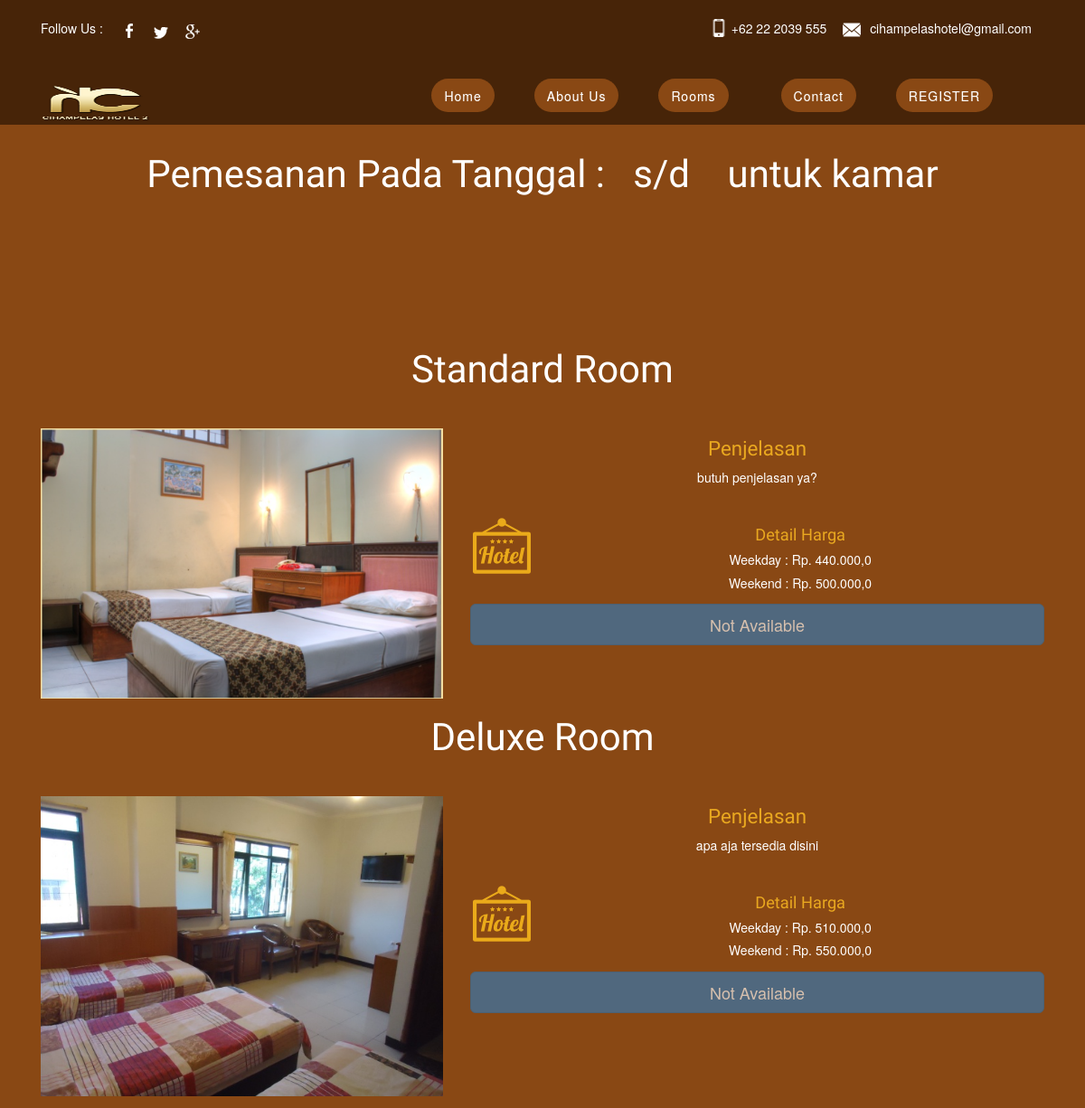
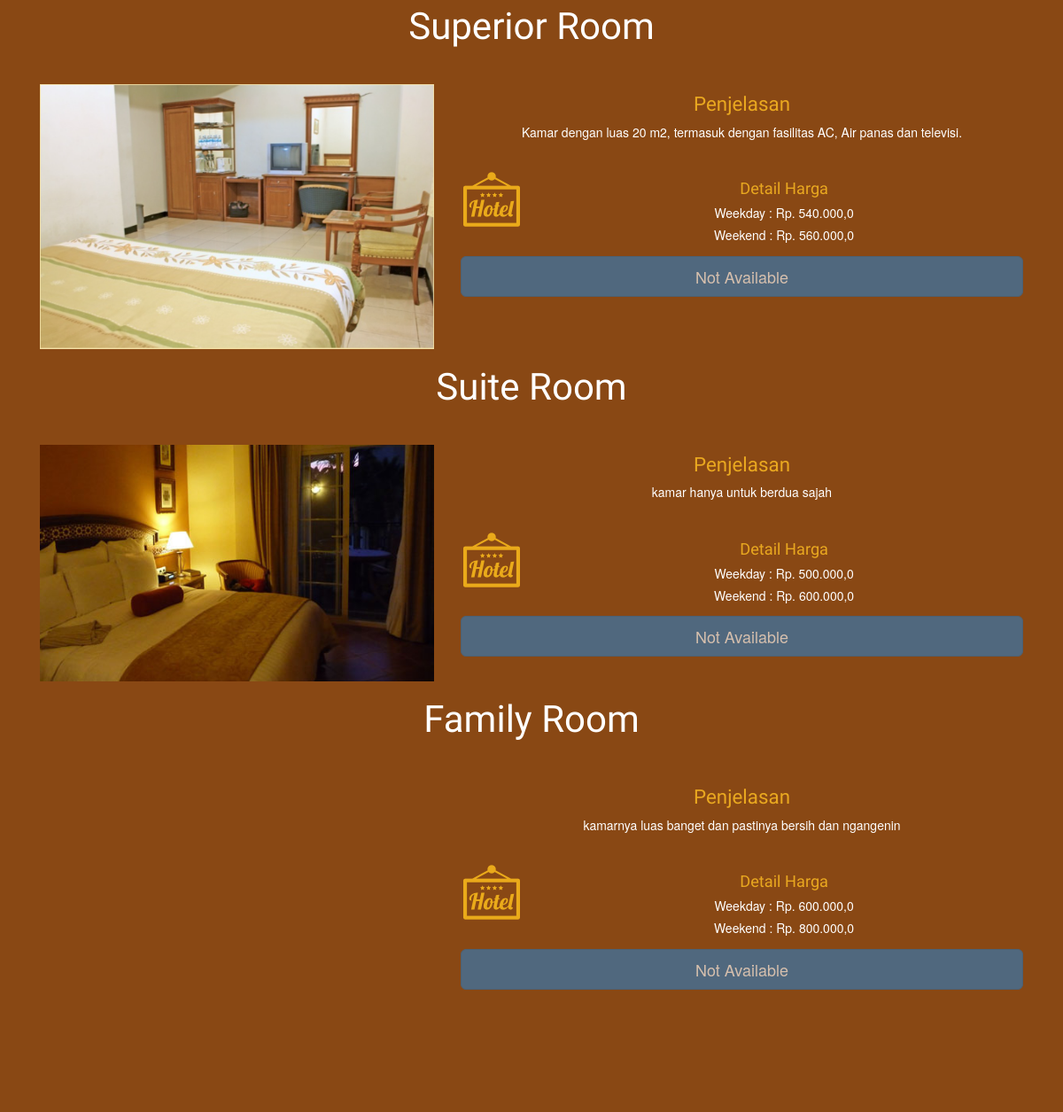
The page /index.php/main/rooms (upper part) on the database as committed earlier (2 pictures, top to bottom).
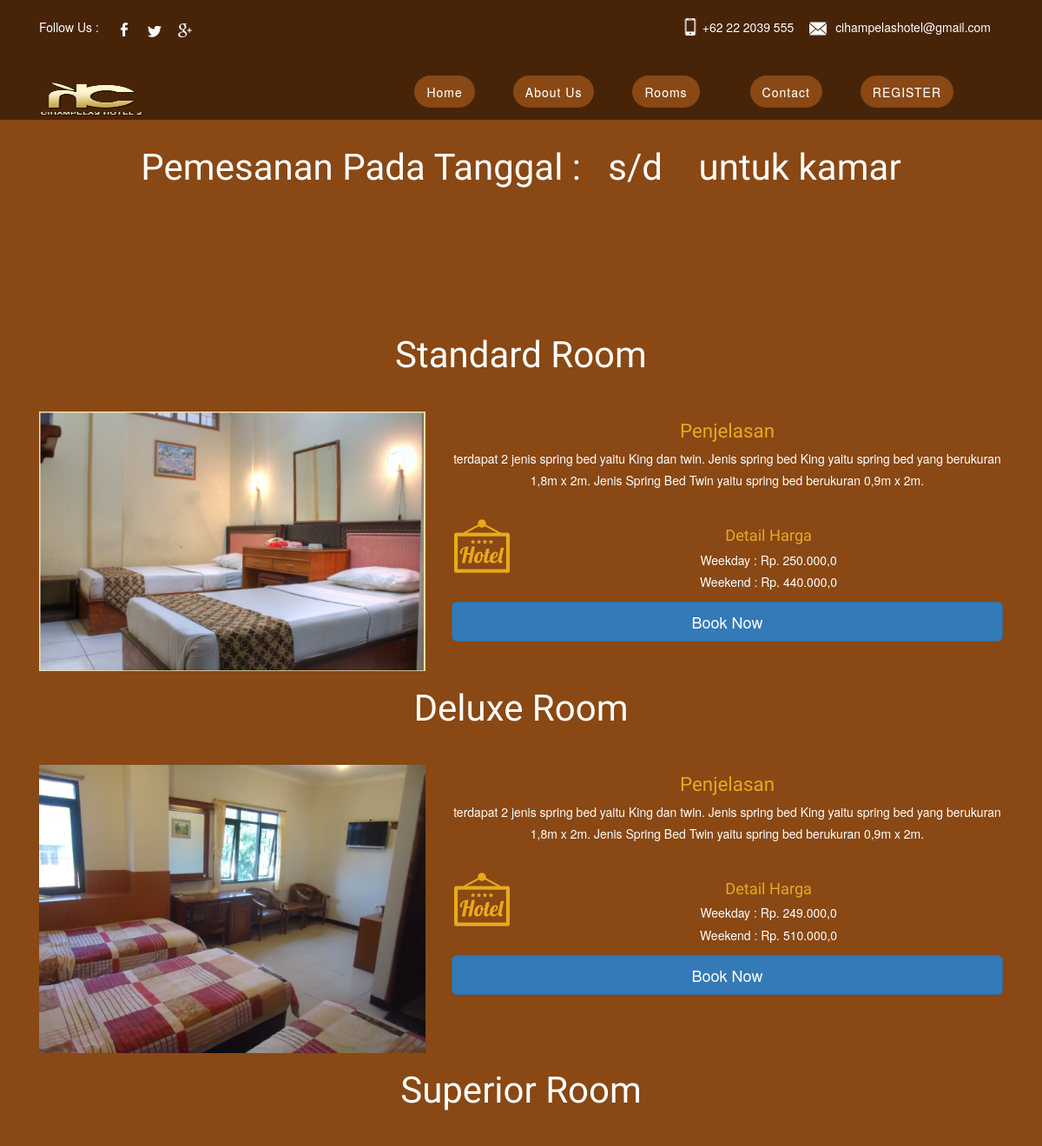
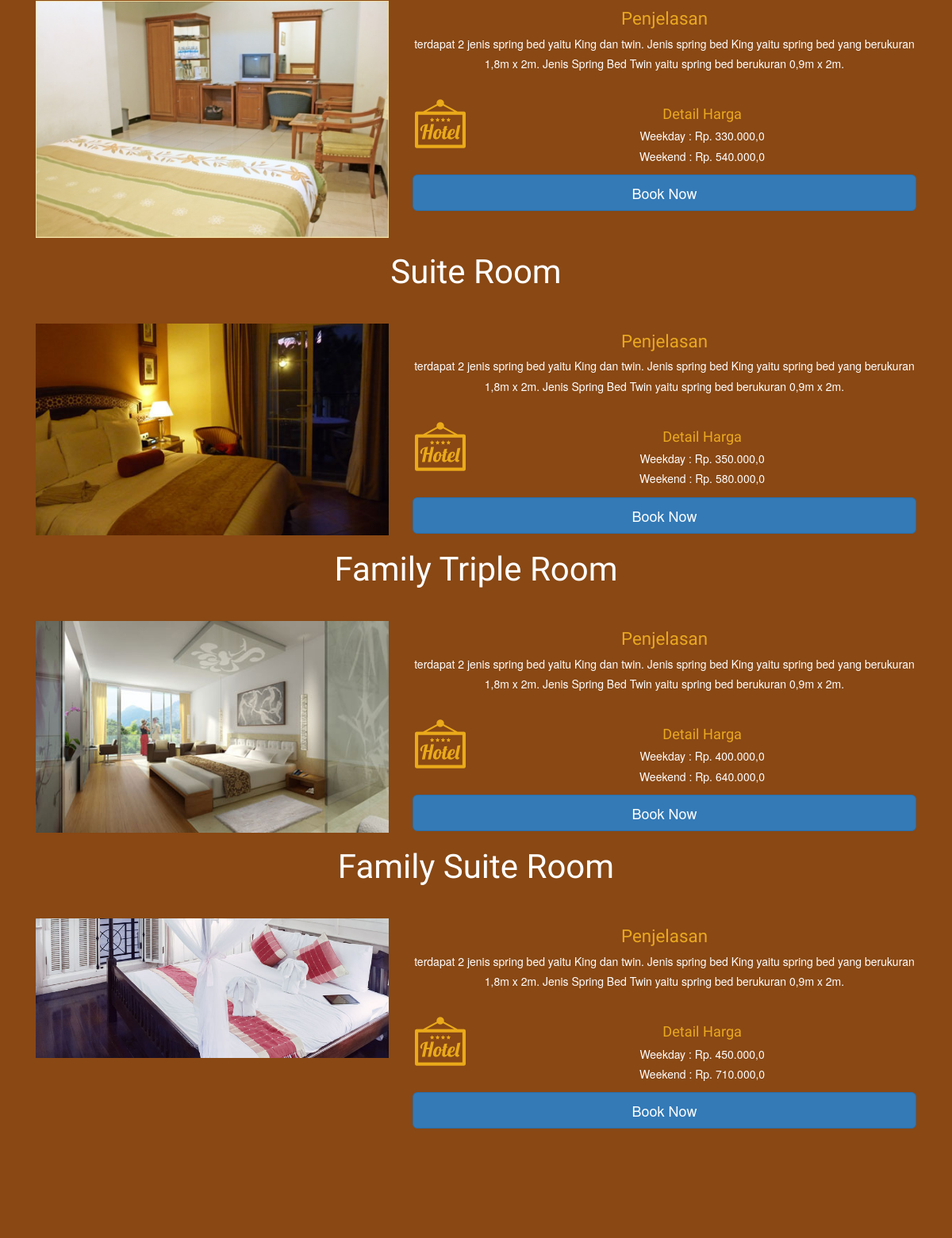
The same page on the database as committed later (2 pictures, top to bottom).
### tables this page shows
CREATE TABLE `tipe_kamar` (
  `id_tipe_kamar` int(5) NOT NULL,
  `nama_kamar` varchar(100) NOT NULL,
  `harga_kamar_weekday` int(10) NOT NULL,
  `harga_kamar_weekend` int(11) NOT NULL,
  `penjelasan` varchar(500) NOT NULL,
  `jumlah` int(5) NOT NULL
);

### application/controllers/main.php (called while the page is built, shortened)
<?php
class Main extends CI_Controller {
	public function rooms(){
		$this->load->model('m_dashboard');
		$this->load->view('main/header');
		$data['tglIn'] = $this->input->post('tanggalIn');
		$data['tglOut'] = $this->input->post('tanggalOut');
		$data['kamar'] = $this->input->post('kamar');
		$data['available'] = $this->m_dashboard->tampil_dataKamar()->result();
		$this->load->view('rooms',$data);
		$this->load->view('main/footer');
	}
}

### index.php (called while the page is built, shortened)
<?php
require_once BASEPATH.'core/CodeIgniter.php';

### application/models/m_dashboard.php (called while the page is built, shortened)
<?php
class m_dashboard extends CI_Model{
    public function tampil_dataKamar(){
        return $this->db->get('tipe_kamar');
    }
}
?>

### application/views/rooms.php (the view, shortened to what this page needs)
<div class="leaves">
	<div class="container">
		<div class="leaves-main wow zoomIn" data-wow-delay="0.3s">
			<h1>Pemesanan Pada Tanggal : <?php echo $tglIn; ?>&nbsp s/d &nbsp<?php echo $tglOut; ?>&nbsp untuk <?php echo $kamar; ?> kamar</h1>
		</div>
	</div>
</div>
<div class="leaves">
	<div class="container">
		<?php
		$no=0;
		foreach($available as $a){
		?>
		<?php if(isset($_SESSION['logged_in']))
		{ ?>
		<form action="<?php echo base_url()?>index.php/wizard" method="post">
		<?php } else {
		?>
		<form action="<?php echo base_url()?>index.php/login" method="post">
		<?php
		} ?>
		<div class="about-main">
			<div class="about-top">
				<h1><?php echo $a->nama_kamar; ?> Room</h1>
			</div>
			<div class="about-bottom">
				<div class="col-md-5 about-left wow bounceInLeft" data-wow-delay="0.3s">
					<img src="<?php echo base_url()?>assets/images/<?php echo $a->nama_kamar; ?>.png" alt="" class="img-responsive">
				</div>
				<div class="col-md-7 about-right wow bounceInRight" data-wow-delay="0.3s">
					<h4>Penjelasan</h4>
					<p><?php echo $a->penjelasan; ?></p>
				    <div class="about-list">
					  	<div class="about-img">
					  		 <span class="abou-icon2"> </span>
					  	</div>
					  	<div class="about-text">
					  		<h5>Detail Harga</h5>
					  		<p>Weekday : Rp. <?php echo number_format($a->harga_kamar_weekday, 1, ",", "."); ?> <br>
					  		   Weekend : Rp. <?php echo number_format($a->harga_kamar_weekend, 1, ",", "."); ?> </p>
					  	</div>
					  	 <div class="clearfix"> </div>
				   </div>
				   <?php
				   $no=$no+1;
                                        $this->db->select('id_kamar');
                                        $this->db->from('kamar');
                                        $this->db->where('id_tipe_kamar',$no);
                                        $this->db->where('status','kosong');
                                        $hasil = $this->db->count_all_results();
                    if ($hasil>=1) {
                    	?>
                    	<button type="Submit" class="btn btn-block btn-primary btn-lg">Book Now</button>
                    	<?php
                    }else{
                    	?>
                    	<button type="Submit" disabled="" class="btn btn-block btn-primary btn-lg">Not Available</button>
                    	<?php
                    }
                                      ?>
				   </div>
				</div>
			  <div class="clearfix"> </div>
			</div>
		</form>
		<?php } ?>
		</div>
	</div>
		<link rel="stylesheet" href="css/chocolat.css" type="text/css" media="screen" charset="utf-8">

### application/views/main/header.php (shortened to what this page needs)
<!doctype html>
<html lang="en" class="no-js">
<head>
	<link rel="stylesheet" href="<?php echo base_url()?>assets/css/reset.css">
	<link rel="stylesheet" href="<?php echo base_url()?>assets/css/modals.css">
	<link href="<?php echo base_url()?>assets/css/bootstrap.css" rel="stylesheet" type="text/css" media="all">
<link href="<?php echo base_url()?>assets/css/style.css" rel="stylesheet" type="text/css" media="all"/>
<link href="<?php echo base_url()?>assets/css/style1.css" rel="stylesheet" type="text/css" media="all" />
  <link rel="stylesheet" href="https://cdnjs.cloudflare.com/ajax/libs/ionicons/2.0.1/css/ionicons.min.css">
  <link rel="stylesheet" href="<?php echo base_url()?>assets/bootstrap/css/bootstrap.min.css"/>
  <link rel="stylesheet" href="<?php echo base_url()?>assets/datepicker/css/bootstrap-datepicker3.css"/>
  <link rel="stylesheet" href="<?php echo base_url()?>plugins/daterangepicker/daterangepicker.css">
  <link rel="stylesheet" href="<?php echo base_url()?>plugins/datepicker/datepicker3.css">
  <link rel="stylesheet" href="<?php echo base_url()?>plugins/iCheck/all.css">
  <link rel="stylesheet" href="<?php echo base_url()?>plugins/colorpicker/bootstrap-colorpicker.min.css">
  <link rel="stylesheet" href="<?php echo base_url()?>plugins/timepicker/bootstrap-timepicker.min.css">
  <link rel="stylesheet" href="<?php echo base_url()?>plugins/select2/select2.min.css">
		<link href="<?php echo base_url()?>assets/css/animate.css" rel="stylesheet" type="text/css" media="all">
</head>
<body>
	<header role="banner">
<div class="top-header">
	<div class="container">
		<div class="top-header-main">
			<div class="col-md-4 top-social wow bounceInLeft" data-wow-delay="0.3s">
			    <ul>
			    	<li><h5>Follow Us :</h5></li>
			    	<li><a href="#"><span class="fb"> </span></a></li>
			    	<li><a href="#"><span class="tw"> </span></a></li>
			    	<li><a href="#"><span class="gmail"> </span></a></li>
			    </ul>
			</div>
			<div class="col-md-8 header-address wow bounceInRight" data-wow-delay="0.3s">
				<ul>
					<li><span class="phone"> </span> <h6>+62 22 2039 555 </h6></li>
					<li><span class="email"> </span><h6><a href="mailto:info@example.com">cihampelashotel@gmail.com</a></h6></li>
				</ul>
			</div>
		  <div class="clearfix"> </div>
		</div>
	</div>
</div>
<div class="top-header">
	<div class="container">
		<div class="top-header-main">
			<div class="navbar-header">
			              <div class="logo wow slideInLeft" data-wow-delay="0.3s">
			                    <a class="navbar-brand" href="<?php echo base_url()?>"><img src="<?php echo base_url()?>assets/images/Ch2.png" width="150" height="60" /></a>
			              </div>
			          </div>
		<nav class="main-nav" id="cl-effect-16">
			<ul class="nav navbar-nav">
				<li><a class="cd-signup" href="<?php echo base_url()?>" data-hover="Home">Home</a></li>
				<li><a class="cd-signup" href="<?php echo base_url()?>index.php/fasilities" data-hover="Fasilities">About Us</a></li>
        <li><a class="cd-signup" href="<?php echo base_url()?>index.php/rooms" data-hover="Rooms">Rooms</a></li>
				<li><a class="cd-signup" href="<?php echo base_url()?>index.php/contact" data-hover="Contact">Contact</a></li>
				<?php if(isset($_SESSION['logged_in']))
				{ ?>
					<li><a class="cd-signup" href="<?php echo base_url()?>index.php/dashboard/logOut" data-hover="LOGOUT">LOGOUT</a></li>
				<?php }else{ ?>
				<li><a class="cd-signup" href="<?php echo base_url()?>index.php/login" data-hover="REGISTER">REGISTER</a></li>
				<?php } ?>
			</ul>
		</nav>
	</div>
</div>
</div>
	</header>

### application/views/main/footer.php (shortened to what this page needs)
<div class="footer">
</div>
</body>
</html>

### assets/css/modals.css (style rules this page uses)
html * { -webkit-font-smoothing: antialiased; -moz-osx-font-smoothing: grayscale; }
*, *:after, *:before { -webkit-box-sizing: border-box; -moz-box-sizing: border-box; box-sizing: border-box; }
body { font-size: 100%; font-family: "PT Sans", sans-serif; color: #505260; background-color: white; }
a { color: #2f889a; text-decoration: none; }
img { max-width: 100%; }
header[role=banner] { position: relative; height: 50px; background: #343642; }
header[role=banner]::after { content: ''; display: table; clear: both; }
@media only screen and (min-width: 768px) { header[role=banner] { height: 80px; } }
.main-nav { float: right; margin-right: 5%; width: 44px; height: 100%; background: url("../img/cd-icon-menu.svg") no-repeat center center; cursor: pointer; }
.main-nav ul { position: absolute; top: 0; left: 0; width: 100%; -webkit-transform: translateY(-100%); -moz-transform: translateY(-100%); -ms-transform: translateY(-100%); -o-transform: translateY(-100%); transform: translateY(-100%); }
.main-nav a { display: block; height: 50px; line-height: 50px; padding-left: 5%; background: #292a34; border-top: 1px solid #3b3d4b; color: #FFF; }
@media only screen and (min-width: 768px) { .main-nav { width: auto; height: auto; background: none; cursor: auto; } }
@media only screen and (min-width: 768px) { .main-nav ul { position: static; width: auto; -webkit-transform: translateY(0); -moz-transform: translateY(0); -ms-transform: translateY(0); -o-transform: translateY(0); transform: translateY(0); line-height: 80px; } }
@media only screen and (min-width: 768px) { .main-nav li { display: inline-block; margin-left: 1em; } }
@media only screen and (min-width: 768px) { .main-nav li:nth-last-child(2) { margin-left: 2em; } }
@media only screen and (min-width: 768px) { .main-nav a { display: inline-block; height: auto; line-height: normal; background: transparent; } }
@media only screen and (min-width: 768px) { .main-nav a.cd-signin, .main-nav a.cd-signup { padding: .6em 1em; border: 1px solid rgba(137, 72, 20, 0.6); border-radius: 50em; } }
@media only screen and (min-width: 768px) { .main-nav a.cd-signup { background: #894814; border: none; } }

### assets/css/chocolat.css (style rules this page uses)
body { margin:0; padding:0; }

Rows that differ between the two databases and show on the page:
changed tipe_kamar "Standard": penjelasan "butuh penjelasan ya?" → "terdapat 2 jenis spring bed yaitu King dan twin. Jenis spring bed King yaitu spring bed yang berukuran 1,8m x 2m. Jenis Spring Bed Twin yaitu spring bed berukuran 0,9m x 2m."; harga_kamar_weekday "440.000,0" → "250.000,0"; harga_kamar_weekend "500.000,0" → "440.000,0"; text "Not Available" → "Book Now"
changed tipe_kamar "Deluxe": penjelasan "apa aja tersedia disini" → "terdapat 2 jenis spring bed yaitu King dan twin. Jenis spring bed King yaitu spring bed yang berukuran 1,8m x 2m. Jenis Spring Bed Twin yaitu spring bed berukuran 0,9m x 2m."; harga_kamar_weekday "510.000,0" → "249.000,0"; harga_kamar_weekend "550.000,0" → "510.000,0"; text "Not Available" → "Book Now"
changed tipe_kamar "Superior": penjelasan "Kamar dengan luas 20 m2, termasuk dengan fasilitas AC, Air panas dan televisi." → "terdapat 2 jenis spring bed yaitu King dan twin. Jenis spring bed King yaitu spring bed yang berukuran 1,8m x 2m. Jenis Spring Bed Twin yaitu spring bed berukuran 0,9m x 2m."; harga_kamar_weekday "540.000,0" → "330.000,0"; harga_kamar_weekend "560.000,0" → "540.000,0"; text "Not Available" → "Book Now"
changed tipe_kamar "Suite": penjelasan "kamar hanya untuk berdua sajah" → "terdapat 2 jenis spring bed yaitu King dan twin. Jenis spring bed King yaitu spring bed yang berukuran 1,8m x 2m. Jenis Spring Bed Twin yaitu spring bed berukuran 0,9m x 2m."; harga_kamar_weekday "500.000,0" → "350.000,0"; harga_kamar_weekend "600.000,0" → "580.000,0"; text "Not Available" → "Book Now"
changed tipe_kamar: nama_kamar "Family" → "Family Triple"; nama_kamar: picture added; penjelasan "kamarnya luas banget dan pastinya bersih dan ngangenin" → "terdapat 2 jenis spring bed yaitu King dan twin. Jenis spring bed King yaitu spring bed yang berukuran 1,8m x 2m. Jenis Spring Bed Twin yaitu spring bed berukuran 0,9m x 2m."; harga_kamar_weekday "600.000,0" → "400.000,0"; harga_kamar_weekend "800.000,0" → "640.000,0"; text "Not Available" → "Book Now"
added tipe_kamar: nama_kamar "Family Suite", nama_kamar (picture), penjelasan "terdapat 2 jenis spring bed yaitu King dan twin. Jenis spring bed King yaitu spring bed yang berukuran 1,8m x 2m. Jenis Spring Bed Twin yaitu spring bed berukuran 0,9m x 2m.", harga_kamar_weekday "450.000,0", harga_kamar_weekend "710.000,0", shows "Book Now"
